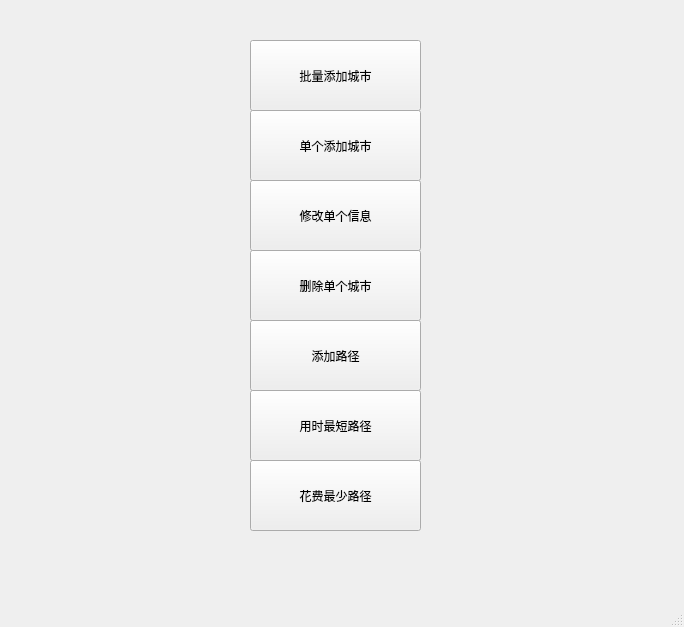
<?xml version="1.0" encoding="UTF-8"?>
<ui version="4.0">
 <class>MainWindow</class>
 <widget class="QMainWindow" name="MainWindow">
  <property name="geometry">
   <rect>
    <x>0</x>
    <y>0</y>
    <width>684</width>
    <height>627</height>
   </rect>
  </property>
  <property name="windowTitle">
   <string>MainWindow</string>
  </property>
  <widget class="QWidget" name="centralwidget">
   <widget class="QPushButton" name="multiadd">
    <property name="geometry">
     <rect>
      <x>250</x>
      <y>40</y>
      <width>171</width>
      <height>71</height>
     </rect>
    </property>
    <property name="text">
     <string>批量添加城市</string>
    </property>
   </widget>
   <widget class="QPushButton" name="singleadd">
    <property name="geometry">
     <rect>
      <x>250</x>
      <y>110</y>
      <width>171</width>
      <height>71</height>
     </rect>
    </property>
    <property name="text">
     <string>单个添加城市</string>
    </property>
   </widget>
   <widget class="QPushButton" name="modify">
    <property name="geometry">
     <rect>
      <x>250</x>
      <y>180</y>
      <width>171</width>
      <height>71</height>
     </rect>
    </property>
    <property name="text">
     <string>修改单个信息</string>
    </property>
   </widget>
   <widget class="QPushButton" name="delete_2">
    <property name="geometry">
     <rect>
      <x>250</x>
      <y>250</y>
      <width>171</width>
      <height>71</height>
     </rect>
    </property>
    <property name="text">
     <string>删除单个城市</string>
    </property>
   </widget>
   <widget class="QPushButton" name="addpath">
    <property name="geometry">
     <rect>
      <x>250</x>
      <y>320</y>
      <width>171</width>
      <height>71</height>
     </rect>
    </property>
    <property name="text">
     <string>添加路径</string>
    </property>
   </widget>
   <widget class="QPushButton" name="mintime">
    <property name="geometry">
     <rect>
      <x>250</x>
      <y>390</y>
      <width>171</width>
      <height>71</height>
     </rect>
    </property>
    <property name="text">
     <string>用时最短路径</string>
    </property>
   </widget>
   <widget class="QPushButton" name="mindist">
    <property name="geometry">
     <rect>
      <x>250</x>
      <y>460</y>
      <width>171</width>
      <height>71</height>
     </rect>
    </property>
    <property name="text">
     <string>花费最少路径</string>
    </property>
   </widget>
  </widget>
  <widget class="QMenuBar" name="menubar">
   <property name="geometry">
    <rect>
     <x>0</x>
     <y>0</y>
     <width>684</width>
     <height>21</height>
    </rect>
   </property>
  </widget>
  <widget class="QStatusBar" name="statusbar"/>
 </widget>
 <resources/>
 <connections/>
</ui>
